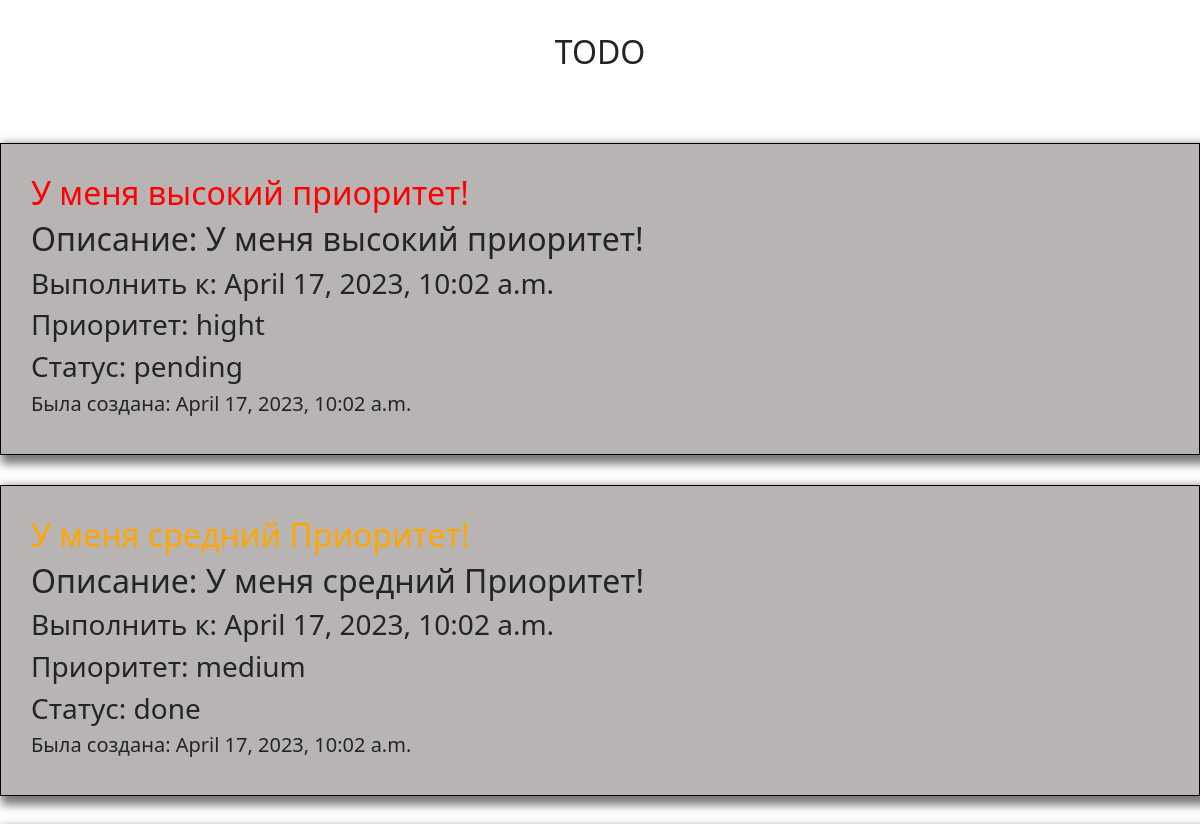
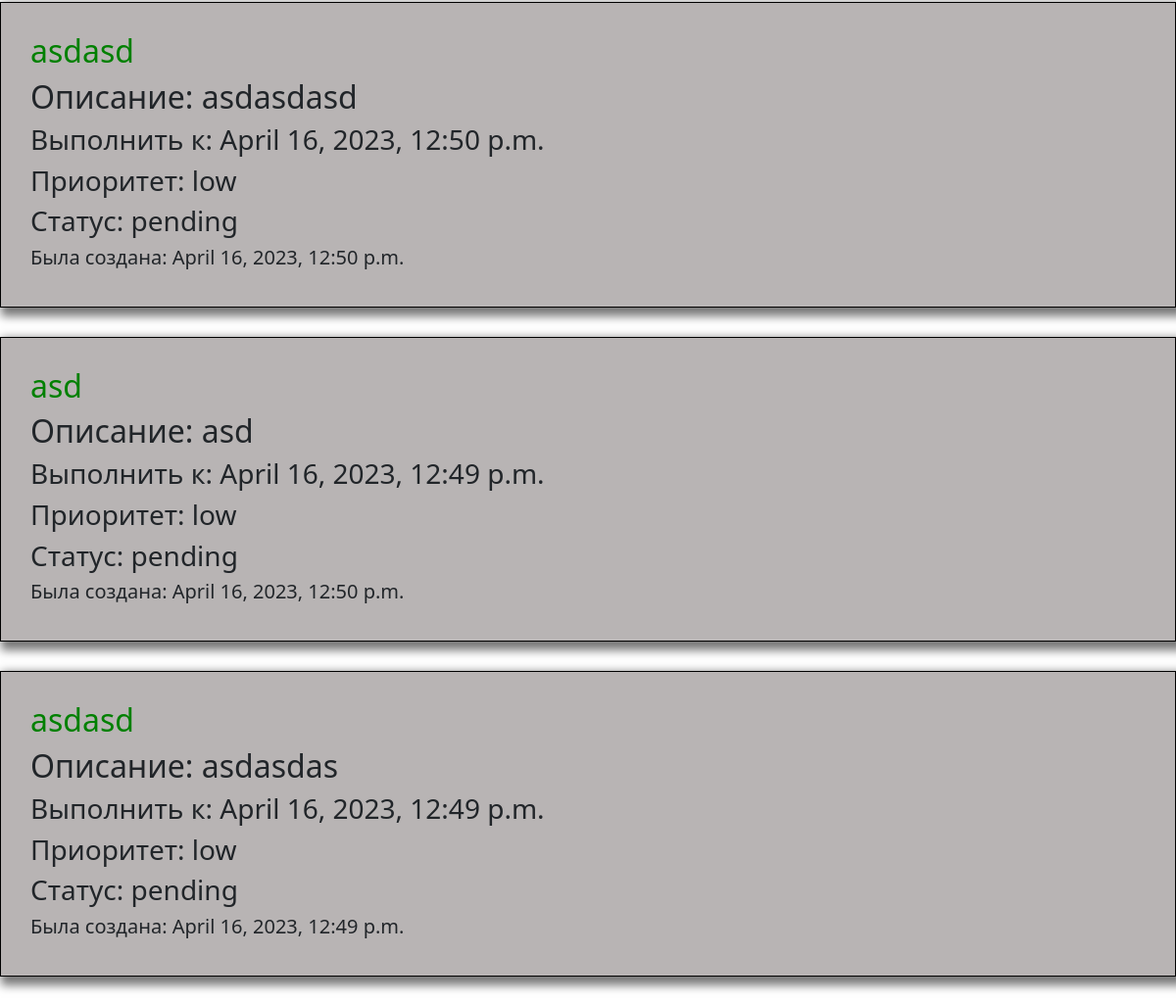
The page / on the database its author committed (2 pictures, top to bottom).
### todo/models.py (models this page shows, shortened)
class BaseModel(models.Model):
    id = models.UUIDField(primary_key=True, default=uuid.uuid4, editable=False)
    created_at = models.DateTimeField(auto_now_add=True)
    updated_at = models.DateTimeField(auto_now=True)
    class Meta:
        abstract = True
        ordering = ['-created_at']

class Task(BaseModel):
    PRIORITY = (
        ('hight', "hight"),
        ('medium', "medium"),
        ('low', "low")
    )
    STATUS = (
        ('in progress', "in progress"),
        ('done', "done"),
        ('pending', "pending")
    )
    created_to = models.DateTimeField(null=True, blank=True)
    updated_to = models.DateTimeField(null=True, blank=True)
    priority = models.CharField(max_length=6, choices=PRIORITY, default="low")
    status = models.CharField(max_length=30, choices=STATUS, default="pending")
    title = models.CharField(max_length=90)
    description = models.TextField()

### todo/views.py (the view)
# urls.py: path('', main, name='list_tasks' )
def main(request):
    tasks = Task.objects.all()
    return render(request, 'index.html', context={
        'tasks': tasks
    })

### templates/index.html (shortened to what this page needs)
<!DOCTYPE html>
<html lang="en">
<head>
    <link href="https://cdn.jsdelivr.net/npm/bootstrap@5.0.2/dist/css/bootstrap.min.css" rel="stylesheet"
>
</head>
<body>
    {% block content %}
    <div class="popular">
        <div class="container">
            <div class="row popular-title">
                <h2>TODO</h2>
            </div>
        </div>
        <div>
            {% for item in tasks %}
            <div class="order_list">
                <h2
                    style="{% if item.priority == 'hight' %}color: red;{% elif item.priority == 'medium' %}color: orange;{% else %}color: green;{% endif %}">
                    {{ item.title }}</h2>
                <h2>Описание: {{ item.description }}</h2>
                <h3>Выполнить к: {{ item.created_to }}</h3>
                <h3>Приоритет: {{ item.priority }}</h3>
                <h3>Статус: {{ item.status }}</h3>
                <h5>Была создана: {{ item.created_at }}</h5>
            </div>
            {% endfor %}
        </div>
    </div>
    {% endblock %}
</body>
</html>

### templates/index.html (style rules this page uses)
.popular { background-size: cover; padding-bottom: 50px; }
.popular-title { justify-content: center; padding: 30px 0; }
.popular-title h2 { color: var(--text-small); text-transform: uppercase; justify-content: center; display: flex; align-items: center; }
.header-inner h2:before, .header-inner h2:after, .popular-title h2:before, .popular-title h2:after { display: block; content: ''; width: 100px; height: 5px; background-color: var(--text-accent); margin: 20px; }
.order_list { padding: 30px; background-color: #b8b4b4; display: flex; flex-direction: column; border: 1px solid black; box-shadow: 5px 5px 9px 4px #797979; margin-top: 30px; }

### rows shown on the page
Task: title "У меня высокий приоритет!", description "У меня высокий приоритет!", created_to "April 17, 2023, 10:02 a.m.", priority "hight", status "pending", created_at "April 17, 2023, 10:02 a.m."
Task: description "У меня средний Приоритет!", created_to "April 17, 2023, 10:02 a.m.", priority "medium", status "done", created_at "April 17, 2023, 10:02 a.m."
Task: title "asdasd", description "asdasdasd", created_to "April 16, 2023, 12:50 p.m.", priority "low", status "pending", created_at "April 16, 2023, 12:50 p.m."
Task: title "asd", description "asd", created_to "April 16, 2023, 12:49 p.m.", priority "low", status "pending", created_at "April 16, 2023, 12:50 p.m."
Task: title "asdasd", description "asdasdas", created_to "April 16, 2023, 12:49 p.m.", priority "low", status "pending", created_at "April 16, 2023, 12:49 p.m."
